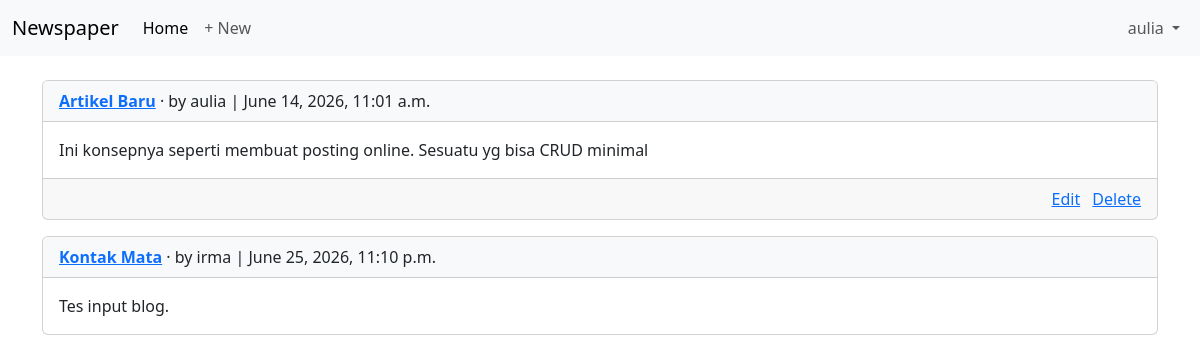
/articles/ (signed in), run on the app's committed database.
### accounts/models.py (models this page shows)
class CustomUser(AbstractUser):
    age = models.PositiveIntegerField(null=True, blank=True)

### articles/models.py (models this page shows, shortened)
class Article(models.Model):
    title = models.CharField(max_length=255)
    body = models.TextField()
    date = models.DateTimeField(auto_now_add=True)
    author = models.ForeignKey(
          settings.AUTH_USER_MODEL,
          on_delete=models.CASCADE,
    )
    def get_absolute_url(self):
        return reverse("article_detail", kwargs={"pk":self.pk})

### articles/views.py (the view)
# urls.py: path("", ArticleListView.as_view(),
class ArticleListView(ListView):
    model = Article
    template_name = "article_list.html"

### templates/article_list.html
{% extends "base.html" %}
{% block content %}
{% for article in object_list %}
<div class="card mb-3">
  <div class="card-header bg-light">
    <a href="{{ article.get_absolute_url }}"><strong>{{ article.title }}</strong></a>
    · by {{ article.author }} | {{ article.date }}
  </div>
  <div class="card-body">
    <p class="card-text mb-0">{{ article.body }}</p>
  </div>
  {% if article.author == request.user %}
  <div class="card-footer text-end">
    <a href="{% url 'article_edit' article.pk %}">Edit</a>
    <a href="{% url 'article_delete' article.pk %}" class="ms-2">Delete</a>
  </div>
  {% endif %}
</div>
{% endfor %}
{% endblock content %}

### templates/base.html (shortened to what this page needs)
<!DOCTYPE html>
<html>
<head>
  <link href="https://cdn.jsdelivr.net/npm/bootstrap@5.3.3/dist/css/bootstrap.min.css"
    rel="stylesheet"
>
</head>
<body>
  <nav class="navbar navbar-expand-lg bg-body-tertiary">
    <div class="container-fluid">
      <a class="navbar-brand" href="{% url 'home' %}">Newspaper</a>
      <div class="collapse navbar-collapse" id="navbarSupportedContent">
        <ul class="navbar-nav me-auto mb-2 mb-lg-0">
          <li class="nav-item">
            <a class="nav-link active" aria-current="page" href="{% url 'home' %}">Home</a>
          </li>
          {% if user.is_authenticated %}
          <li class="nav-item">
            <a href="{% url 'article_new' %}" class="nav-link">+ New</a>
          </li>
          {% endif %}
        </ul>
        {% if user.is_authenticated %}
        <ul class="navbar-nav">
          <li class="nav-item dropdown">
            <a class="nav-link dropdown-toggle" href="#" role="button"
              data-bs-toggle="dropdown" aria-expanded="false">
              {{ user.username }}
            </a>
          </li>
        </ul>
        {% else %}
        <div class="d-flex gap-2">
          <a href="{% url 'login' %}" class="btn btn-outline-secondary">Log in</a>
          <a href="{% url 'signup' %}" class="btn btn-primary">Sign up</a>
        </div>
        {% endif %}
      </div>
    </div>
  </nav>
  <main>
    <div class="container mt-4">
      {% block content %}
      {% endblock content %}
    </div>
  </main>
</body>
</html>

### data on the page
CustomUser: username "aulia"
Article: title "Artikel Baru", author "aulia", date "June 14, 2026, 11:01 a.m.", body "Ini konsepnya seperti membuat posting online. Sesuatu yg bisa CRUD minimal", shows "Edit"
Article: title "Kontak Mata", author "irma", date "June 25, 2026, 11:10 p.m.", body "Tes input blog."
